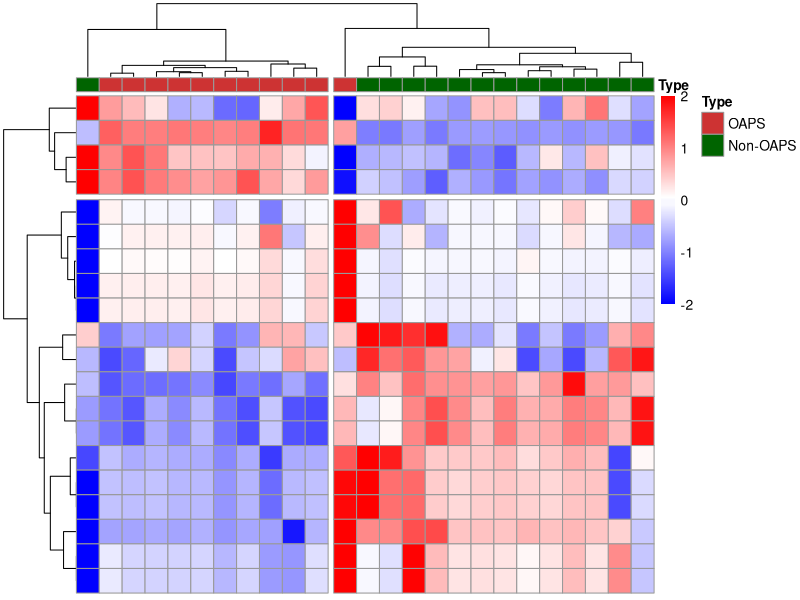

This figure's R source:
# 加载必要的库
library(pheatmap)

# 读取计数矩阵
count_data <- read.table("../matrix/selected_data.txt",sep='\t', header = TRUE, row.names = 1)
matadata <- read.table("../matrix/oaps.metadata.txt", sep='\t', header = TRUE, row.names = 1)
count_matrix <- t(count_data)

# 设置注释
annotation <- matadata$Condition
annotation_col = data.frame(Type = factor(annotation))
rownames(annotation_col) = colnames(count_matrix)
ann_colors = list(Type = c("OAPS"="brown3", "Non-OAPS"="darkgreen"))
bk <- c(seq(-2,-0.1,by=0.01),seq(0,2,by=0.01))

# 绘图并保存
pheatmap(count_matrix,
         clustering_method = "ward.D2",
         cutree_row = 2, cutree_col = 2, 
         cluster_rows=TRUE, show_rownames = FALSE, 
         cluster_cols=TRUE, show_colnames = FALSE,
         annotation_col = annotation_col, annotation_colors = ann_colors,
         scale = "none",
         color = c(colorRampPalette(colors = c("blue","white"))(length(bk)/2),
                   colorRampPalette(colors = c("white","red"))(length(bk)/2)),
         breaks = bk,
)
